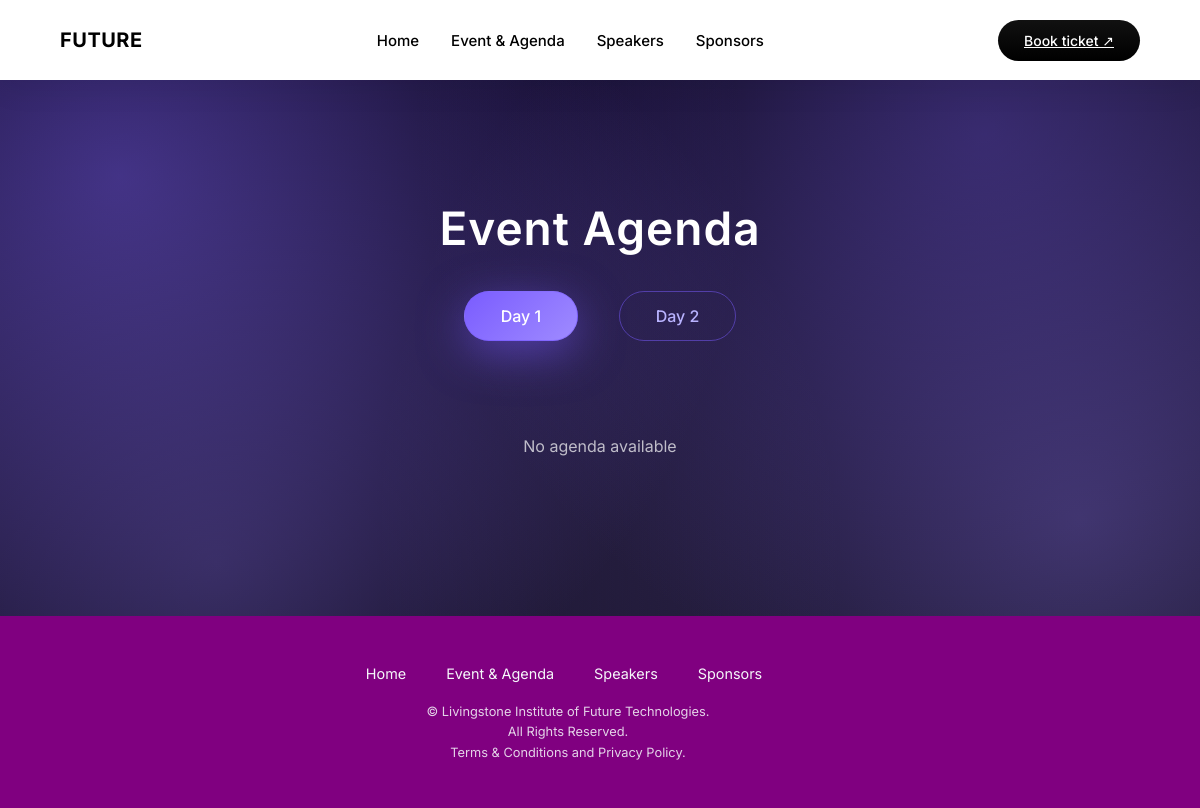
Before: /agenda/ with the older database file.
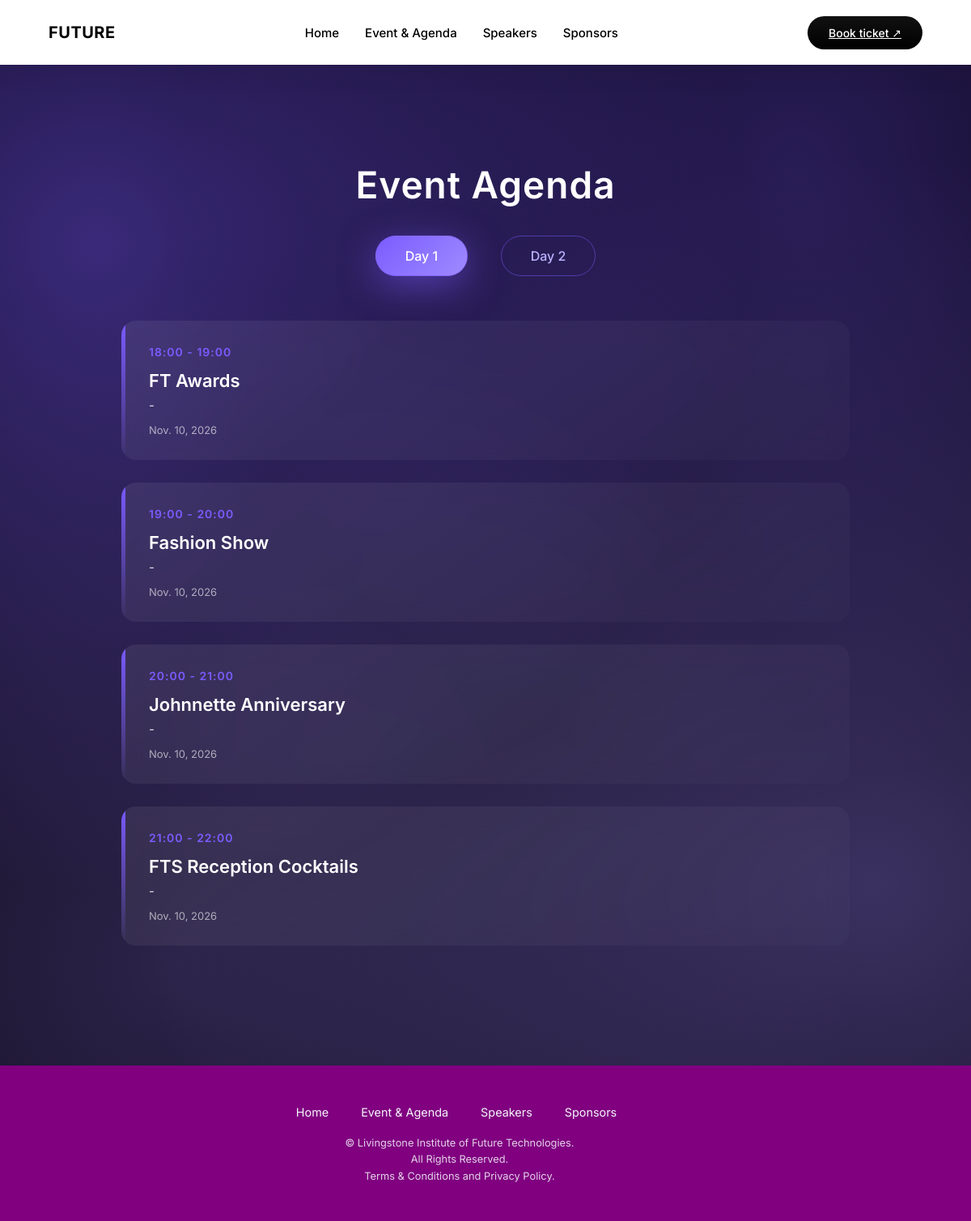
After: the same page with the newer database file.
### fts/models.py (models this page shows, shortened)
class Agenda(models.Model):
    DAY_CHOICES = (
        ('day1', 'Day 1'),
        ('day2', 'Day 2'),
    )
    day = models.CharField(max_length=10, choices=DAY_CHOICES)
    date = models.DateField()
    time = models.CharField(max_length=50)
    activity = models.CharField(max_length=200)
    speakers = models.CharField(max_length=200)
    class Meta:
        ordering = ['date', 'time']

### fts/views.py (the view)
# urls.py: path('agenda/', agenda_page, name='agenda'),
def agenda_page(request):
    day = request.GET.get('day', 'day1')
    agendas = Agenda.objects.filter(day=day)
    return render(request, 'agenda.html', {
        'agendas': agendas,
        'active_day': day
    })

### fts/templates/agenda.html (shortened to what this page needs)
{% extends "base.html" %}
{% load static %}
{% block content %}
<section class="agenda-section">
  <h2 class="agenda-title">Event Agenda</h2>
  <div class="day-switch">
    <a href="?day=day1" class="{% if active_day == 'day1' %}active{% endif %}">Day 1</a>
    <a href="?day=day2" class="{% if active_day == 'day2' %}active{% endif %}">Day 2</a>
  </div>
  <div class="agenda-list">
    {% for item in agendas %}
    <div class="agenda-card">
      <span class="time">{{ item.time }}</span>
      <h3>{{ item.activity }}</h3>
      <p>{{ item.speakers }}</p>
      <small>{{ item.date }}</small>
    </div>
    {% empty %}
    <p class="no-data">No agenda available</p>
    {% endfor %}
  </div>
</section>
{% endblock %}

Changed rows visible on the page:
added Agenda: time "18:00 - 19:00", activity "FT Awards", speakers "-", date "Nov. 10, 2026"
added Agenda: time "19:00 - 20:00", activity "Fashion Show", speakers "-", date "Nov. 10, 2026"
added Agenda: time "20:00 - 21:00", activity "Johnnette Anniversary", speakers "-", date "Nov. 10, 2026"
added Agenda: time "21:00 - 22:00", activity "FTS Reception Cocktails", speakers "-", date "Nov. 10, 2026"
Other visible differences:
text no longer shown: "No agenda available"
